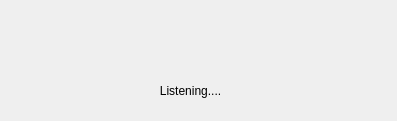
<?xml version="1.0" encoding="UTF-8"?>
<ui version="4.0">
 <class>Dialog</class>
 <widget class="QDialog" name="Dialog">
  <property name="windowModality">
   <enum>Qt::NonModal</enum>
  </property>
  <property name="geometry">
   <rect>
    <x>0</x>
    <y>0</y>
    <width>397</width>
    <height>121</height>
   </rect>
  </property>
  <property name="sizePolicy">
   <sizepolicy hsizetype="Fixed" vsizetype="Fixed">
    <horstretch>0</horstretch>
    <verstretch>0</verstretch>
   </sizepolicy>
  </property>
  <property name="minimumSize">
   <size>
    <width>397</width>
    <height>121</height>
   </size>
  </property>
  <property name="maximumSize">
   <size>
    <width>397</width>
    <height>121</height>
   </size>
  </property>
  <property name="windowTitle">
   <string>Speech</string>
  </property>
  <property name="styleSheet">
   <string notr="true">background-image: url(:/Background/Untitled design.png);
background-position: center;</string>
  </property>
  <property name="sizeGripEnabled">
   <bool>false</bool>
  </property>
  <property name="modal">
   <bool>false</bool>
  </property>
  <widget class="QLabel" name="label">
   <property name="geometry">
    <rect>
     <x>160</x>
     <y>20</y>
     <width>61</width>
     <height>51</height>
    </rect>
   </property>
   <property name="sizePolicy">
    <sizepolicy hsizetype="Preferred" vsizetype="Preferred">
     <horstretch>0</horstretch>
     <verstretch>0</verstretch>
    </sizepolicy>
   </property>
   <property name="text">
    <string/>
   </property>
   <property name="pixmap">
    <pixmap resource="UI_elements.qrc">:/icons/mic.png</pixmap>
   </property>
   <property name="scaledContents">
    <bool>true</bool>
   </property>
   <property name="alignment">
    <set>Qt::AlignCenter</set>
   </property>
   <property name="wordWrap">
    <bool>false</bool>
   </property>
   <property name="margin">
    <number>5</number>
   </property>
   <property name="indent">
    <number>-1</number>
   </property>
  </widget>
  <widget class="QLabel" name="label_2">
   <property name="geometry">
    <rect>
     <x>120</x>
     <y>70</y>
     <width>141</width>
     <height>41</height>
    </rect>
   </property>
   <property name="text">
    <string>Listening....</string>
   </property>
   <property name="textFormat">
    <enum>Qt::PlainText</enum>
   </property>
   <property name="alignment">
    <set>Qt::AlignCenter</set>
   </property>
   <property name="margin">
    <number>1</number>
   </property>
   <property name="indent">
    <number>0</number>
   </property>
  </widget>
 </widget>
 <resources>
  <include location="UI_elements.qrc"/>
 </resources>
 <connections/>
</ui>
